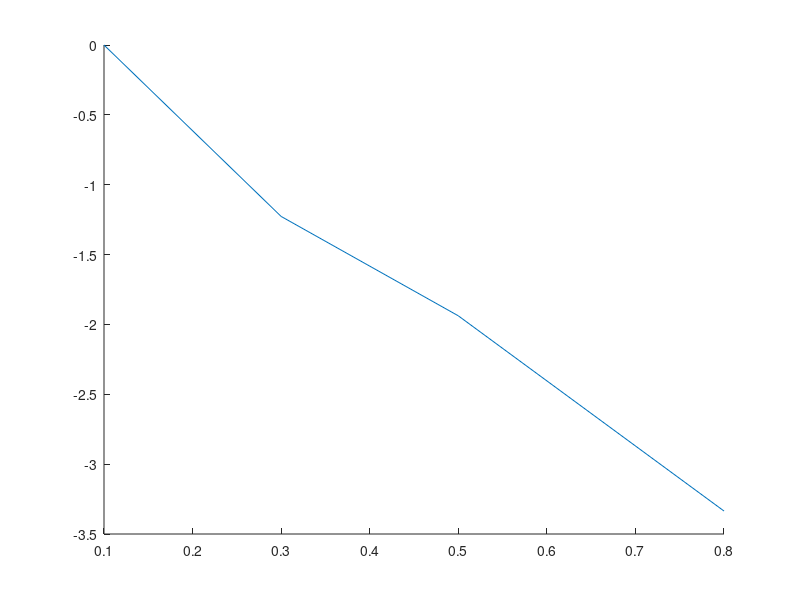

Reproduce this figure in MATLAB. (Note: this script raises an error after producing the figure.)
clc
clear
close all

% units
% rho_al, rho_pb = g/cm^3
% t_al, t_pb = s
% tau_0 = mu s
% x_al, x_pb = mm
% n_mess_al, n_korr_al, n1, n_mess_pb, n_korr_pb = 1/s
% d_betamax = mm
% n_gamma_max, n_ges, n_beta_max = 1/s
% mu_al, mu_pb = 1/cm
% mu_rho = cm^2/g
% d_half_pb = mm

% pre allocation
data = struct;

% pre definition
x_al = [0.1, 0.3, 0.5, 0.8, 1.0, 2.0, 3.0, 4.0, 8.0, 16.0]; % in mm
x_pb = [1.0, 2.0, 3.0, 4.0, 6.0, 8.0, 10.0, 15.0, 20.0, 30.0];  % in mm
t_al = ones(size(x_al));
t_pb = ones(size(x_pb));
t_al(:) = 60;    % in s
t_pb(:) = 120;  % in s
tau_0 = 230;    % in µs
y = log(1/50);
rho_al = 2.7;   % in g/cm^3
rho_pb = 11.34; % in g/cm^3

% insert their values here
N_al = [17303, 5322, 2641, 658, 627, 539, 541, 513, 486, 164];
N_pb = [1237, 1172, 970, 899, 765, 597, 525, 325, 237, 132];

% 1a) n_mess & n_korr Aluminium
n_mess_al = zeros(size(N_al));
n_korr_al = zeros(size(N_al));
for N = 1:size(N_al, 2)
    n_mess_al(N) = N_al(N) / t_al(N);
    n_korr_al(N) = (N_al(N) / t_al(N)) / (1 - ((N_al(N) / t_al(N)) * tau_0 * 10^(-6)));
end

% ln(n_i/n_1) Aluminium
ln_nin1_al = zeros(size(N_al));
for N = 1:size(N_al, 2)
    ln_nin1_al(N) = log(n_korr_al(N) / n_korr_al(1));
end

n1 = n_korr_al(1);

% 1b) plot 
fig_al = figure(1);
hold on


% Regressionsgerade
x1 = x_al(1:4);
x2 = x_al(5:end);
y1 = ln_nin1_al(1:4);
y2 = ln_nin1_al(5:end);

p1 = polyfit(x1, y1, 1);
f1 = polyval(p1, x1);
p2 = polyfit(x2, y2, 1);
f2 = polyval(p2, x2);


al_1 = plot(x1, y1);
al_1.Marker = "o";
al_1.MarkerEdgeColor = "blue";
al_1.MarkerFaceColor = "blue";
al_1.LineStyle = "none";
al_1_reg = plot(x1, f1);
al_1_reg.Color = "blue";
al_2 = plot(x2, y2);
al_2.Marker = "o";
al_2.MarkerEdgeColor = "red";
al_2.MarkerFaceColor = "red";
al_2.LineStyle = "none";
al_2_reg = plot(x2, f2);
al_2_reg.Color = "red";

xlabel("x [mm]")
ylabel("ln(ni/n1)")
hold off

m1 = p1(1);     % in 1/mm
y0_1 = p1(2);
m2 = p2(1);     % in 1/mm
y0_2 = p2(2);

% 1c) Interpolation to find d_beta,max
d_betamax = (y - y0_1) / m1;

% 1d) mu/rho
mu_al = -m2 * 10;   % in 1/cm
mu_rho = mu_al/rho_al;  % in cm^2/g

% 2 Nachweiswahrscheinlichkeit
n_gamma_max = exp(y0_2) * n1;
n_ges = exp(y0_1) * n1;
n_beta_max = n_ges - n_gamma_max;

p_nachweis = n_gamma_max / n_beta_max;

data.x_al = x_al;
data.t_al = t_al;
data.N_al = N_al;
data.n_mess_al = n_mess_al;
data.n_korr_al = n_korr_al;
data.ln_nin1_al = ln_nin1_al;
data.n1_al = n1;
data.reg1_al = [m1, y0_1];
data.reg2_al = [m2, y0_2];
data.n_gamma_max_al = n_gamma_max;
data.n_beta_max_al = n_beta_max;
data.d_betamax_al = d_betamax;
data.Massenschwaechungskoeffizient_al = mu_rho;
data.Schwaechungskoeffizient_al = mu_al;
data.p_nachweis = p_nachweis;
data.tau_0 = tau_0;

% 3) Pb
% 3a) 
y = log(1/2);

n_mess_pb = zeros(size(N_pb));
n_korr_pb = zeros(size(N_pb));
for N = 1:size(N_pb, 2)
    n_mess_pb(N) = N_pb(N) / t_pb(N);
    n_korr_pb(N) = (N_pb(N) / t_pb(N)) / (1 - ((N_pb(N) / t_pb(N)) * tau_0 * 10^(-6)));
end

% ln(n_i/n_1) Aluminium
ln_nin1_pb = zeros(size(N_pb));
for N = 1:size(N_pb, 2)
    ln_nin1_pb(N) = log(n_mess_pb(N) / n_mess_pb(1));
end

n1 = n_mess_pb(1);

% plot 
fig_pb = figure(2);
hold on

p_pb = polyfit(x_pb, ln_nin1_pb, 1);
f_pb = polyval(p_pb, x_pb);


% Regressionsgerade
pb_plot = plot(x_pb, ln_nin1_pb);
pb_plot.Marker = "o";
pb_plot.MarkerEdgeColor = "blue";
pb_plot.MarkerFaceColor = "blue";
pb_plot.LineStyle = "none";

pb_plot_reg = plot(x_pb, f_pb);
pb_plot_reg.Color = "blue";

xlabel("x [mm]")
ylabel("ln(ni/n1)")

m1 = p_pb(1);     % in 1/mm
y0_1 = p_pb(2);

% 3 b) Halbwertsdicke
d_half_pb = (y - y0_1) / m1;

% 3c) Schwächungskoeffizient
mu_pb = -m1 * 10;     % in 1/cm
mu_rho = mu_pb/rho_pb;  % in cm^2/g

data.x_pb = x_pb;
data.t_pb = t_pb;
data.N_pb = N_pb;
data.n_mess_pb = n_mess_pb;
data.n_korr_pb = n_korr_pb;
data.ln_nin1_pb = ln_nin1_pb;
data.n1_pb = n1;
data.reg1_pb = [m1, y0_1];
data.d_half_pb = d_half_pb;
data.Massenschwaechungskoeffizient_pb = mu_rho;
data.Schwaechungskoeffizient_pb = mu_pb;


to_save = true;
if to_save
    prompt = ("Insert Filename: ");
    savename = input(prompt);
    save(strcat(char('G:\Meine Ablage\Master\Physik\Abgegebene Protokolle\Praktikum SoSe 25\'), ...
                        char(savename), '.mat'), '-struct', 'data')
end
